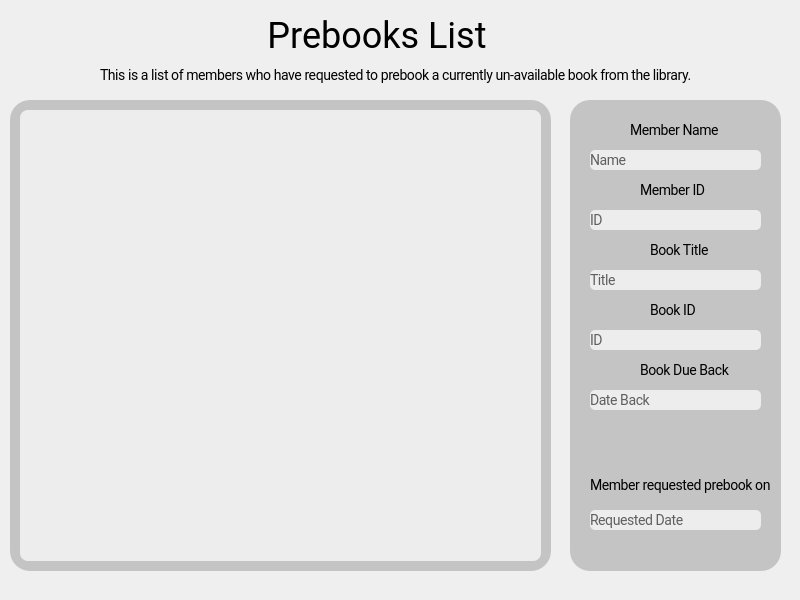
<?xml version="1.0" encoding="UTF-8"?>
<ui version="4.0">
 <class>meb_prebook</class>
 <widget class="QDialog" name="meb_prebook">
  <property name="geometry">
   <rect>
    <x>0</x>
    <y>0</y>
    <width>800</width>
    <height>600</height>
   </rect>
  </property>
  <property name="windowTitle">
   <string>Dialog</string>
  </property>
  <widget class="QLabel" name="labelPrebookListText">
   <property name="geometry">
    <rect>
     <x>197</x>
     <y>20</y>
     <width>360</width>
     <height>30</height>
    </rect>
   </property>
   <property name="styleSheet">
    <string notr="true">/*Text*/

position: absolute;
width: 164px;
height: 56px;
left: 112px;
top: 47px;

font-family: Roboto;
font-style: normal;
font-weight: normal;
font-size: 36px;
line-height: 56px;
display: flex;
align-items: center;
text-align: center;</string>
   </property>
   <property name="text">
    <string>Prebooks List</string>
   </property>
   <property name="alignment">
    <set>Qt::AlignCenter</set>
   </property>
  </widget>
  <widget class="QListWidget" name="ItemPrebook">
   <property name="geometry">
    <rect>
     <x>20</x>
     <y>110</y>
     <width>521</width>
     <height>451</height>
    </rect>
   </property>
   <property name="styleSheet">
    <string notr="true">/*Border 2 */


position: absolute;
width: 560px;
height: 45px;
left: 53px;
top: 142px;

background: #EDEDED;
border-radius: 8px;

/*Text*/

position: absolute;
width: 305px;
height: 31px;
left: 115px;
top: 153px;

font-family: Roboto;
font-style: normal;
font-weight: normal;
font-size: 18px;
line-height: 22px;
/* or 92% */

letter-spacing: -0.408px;

color: #868181;</string>
   </property>
  </widget>
  <widget class="QLabel" name="labelGreyBorderPB">
   <property name="geometry">
    <rect>
     <x>10</x>
     <y>100</y>
     <width>541</width>
     <height>471</height>
    </rect>
   </property>
   <property name="styleSheet">
    <string notr="true">position: absolute;
width: 613px;
height: 104px;
left: 34px;
top: 112px;

background: #C4C4C4;
border-radius: 20px;</string>
   </property>
   <property name="text">
    <string/>
   </property>
  </widget>
  <widget class="QLabel" name="labelGreyBorderPB_2">
   <property name="geometry">
    <rect>
     <x>570</x>
     <y>100</y>
     <width>211</width>
     <height>471</height>
    </rect>
   </property>
   <property name="styleSheet">
    <string notr="true">position: absolute;
width: 613px;
height: 104px;
left: 34px;
top: 112px;

background: #C4C4C4;
border-radius: 20px;</string>
   </property>
   <property name="text">
    <string/>
   </property>
  </widget>
  <widget class="QLabel" name="label">
   <property name="geometry">
    <rect>
     <x>100</x>
     <y>60</y>
     <width>631</width>
     <height>31</height>
    </rect>
   </property>
   <property name="styleSheet">
    <string notr="true">position: absolute;
width: 104px;
height: 28px;
left: 65px;
top: 136px;

font-family: Roboto;
font-style: normal;
font-weight: normal;
font-size: 14px;
line-height: 22px;
/* or 92% */

text-align: center;
letter-spacing: -0.408px;
</string>
   </property>
   <property name="text">
    <string>This is a list of members who have requested to prebook a currently un-available book from the library.</string>
   </property>
  </widget>
  <widget class="QLabel" name="label_2">
   <property name="geometry">
    <rect>
     <x>630</x>
     <y>120</y>
     <width>101</width>
     <height>20</height>
    </rect>
   </property>
   <property name="styleSheet">
    <string notr="true">position: absolute;
width: 104px;
height: 28px;
left: 65px;
top: 136px;

font-family: Roboto;
font-style: normal;
font-weight: normal;
font-size: 14px;
line-height: 22px;
/* or 92% */

text-align: center;
letter-spacing: -0.408px;
</string>
   </property>
   <property name="text">
    <string>Member Name</string>
   </property>
  </widget>
  <widget class="QLabel" name="lbName">
   <property name="geometry">
    <rect>
     <x>590</x>
     <y>150</y>
     <width>171</width>
     <height>20</height>
    </rect>
   </property>
   <property name="styleSheet">
    <string notr="true">position: absolute;
width: 560px;
height: 45px;
left: 53px;
top: 142px;

background: #EDEDED;
border-radius: 5px;

/*Text*/

position: absolute;
width: 305px;
height: 31px;
left: 115px;
top: 153px;

font-family: Roboto;
font-style: normal;
font-weight: normal;
font-size: 14px;
line-height: 22px;
/* or 92% */

letter-spacing: -0.408px;

color: #605E5E;</string>
   </property>
   <property name="text">
    <string>Name</string>
   </property>
  </widget>
  <widget class="QLabel" name="label_4">
   <property name="geometry">
    <rect>
     <x>640</x>
     <y>180</y>
     <width>101</width>
     <height>20</height>
    </rect>
   </property>
   <property name="styleSheet">
    <string notr="true">position: absolute;
width: 104px;
height: 28px;
left: 65px;
top: 136px;

font-family: Roboto;
font-style: normal;
font-weight: normal;
font-size: 14px;
line-height: 22px;
/* or 92% */

text-align: center;
letter-spacing: -0.408px;
</string>
   </property>
   <property name="text">
    <string>Member ID</string>
   </property>
  </widget>
  <widget class="QLabel" name="lbMID">
   <property name="geometry">
    <rect>
     <x>590</x>
     <y>210</y>
     <width>171</width>
     <height>20</height>
    </rect>
   </property>
   <property name="styleSheet">
    <string notr="true">position: absolute;
width: 560px;
height: 45px;
left: 53px;
top: 142px;

background: #EDEDED;
border-radius: 5px;

/*Text*/

position: absolute;
width: 305px;
height: 31px;
left: 115px;
top: 153px;

font-family: Roboto;
font-style: normal;
font-weight: normal;
font-size: 14px;
line-height: 22px;
/* or 92% */

letter-spacing: -0.408px;

color: #605E5E;</string>
   </property>
   <property name="text">
    <string>ID</string>
   </property>
  </widget>
  <widget class="QLabel" name="label_6">
   <property name="geometry">
    <rect>
     <x>650</x>
     <y>240</y>
     <width>101</width>
     <height>20</height>
    </rect>
   </property>
   <property name="styleSheet">
    <string notr="true">position: absolute;
width: 104px;
height: 28px;
left: 65px;
top: 136px;

font-family: Roboto;
font-style: normal;
font-weight: normal;
font-size: 14px;
line-height: 22px;
/* or 92% */

text-align: center;
letter-spacing: -0.408px;
</string>
   </property>
   <property name="text">
    <string>Book Title</string>
   </property>
  </widget>
  <widget class="QLabel" name="lbTitle">
   <property name="geometry">
    <rect>
     <x>590</x>
     <y>270</y>
     <width>171</width>
     <height>20</height>
    </rect>
   </property>
   <property name="styleSheet">
    <string notr="true">position: absolute;
width: 560px;
height: 45px;
left: 53px;
top: 142px;

background: #EDEDED;
border-radius: 5px;

/*Text*/

position: absolute;
width: 305px;
height: 31px;
left: 115px;
top: 153px;

font-family: Roboto;
font-style: normal;
font-weight: normal;
font-size: 14px;
line-height: 22px;
/* or 92% */

letter-spacing: -0.408px;

color: #605E5E;</string>
   </property>
   <property name="text">
    <string>Title</string>
   </property>
  </widget>
  <widget class="QLabel" name="label_8">
   <property name="geometry">
    <rect>
     <x>650</x>
     <y>300</y>
     <width>101</width>
     <height>20</height>
    </rect>
   </property>
   <property name="styleSheet">
    <string notr="true">position: absolute;
width: 104px;
height: 28px;
left: 65px;
top: 136px;

font-family: Roboto;
font-style: normal;
font-weight: normal;
font-size: 14px;
line-height: 22px;
/* or 92% */

text-align: center;
letter-spacing: -0.408px;
</string>
   </property>
   <property name="text">
    <string>Book ID</string>
   </property>
  </widget>
  <widget class="QLabel" name="lbBID">
   <property name="geometry">
    <rect>
     <x>590</x>
     <y>330</y>
     <width>171</width>
     <height>20</height>
    </rect>
   </property>
   <property name="styleSheet">
    <string notr="true">position: absolute;
width: 560px;
height: 45px;
left: 53px;
top: 142px;

background: #EDEDED;
border-radius: 5px;

/*Text*/

position: absolute;
width: 305px;
height: 31px;
left: 115px;
top: 153px;

font-family: Roboto;
font-style: normal;
font-weight: normal;
font-size: 14px;
line-height: 22px;
/* or 92% */

letter-spacing: -0.408px;

color: #605E5E;</string>
   </property>
   <property name="text">
    <string>ID</string>
   </property>
  </widget>
  <widget class="QLabel" name="label_10">
   <property name="geometry">
    <rect>
     <x>640</x>
     <y>360</y>
     <width>101</width>
     <height>20</height>
    </rect>
   </property>
   <property name="styleSheet">
    <string notr="true">position: absolute;
width: 104px;
height: 28px;
left: 65px;
top: 136px;

font-family: Roboto;
font-style: normal;
font-weight: normal;
font-size: 14px;
line-height: 22px;
/* or 92% */

text-align: center;
letter-spacing: -0.408px;
</string>
   </property>
   <property name="text">
    <string>Book Due Back</string>
   </property>
  </widget>
  <widget class="QLabel" name="lbDB">
   <property name="geometry">
    <rect>
     <x>590</x>
     <y>390</y>
     <width>171</width>
     <height>20</height>
    </rect>
   </property>
   <property name="styleSheet">
    <string notr="true">position: absolute;
width: 560px;
height: 45px;
left: 53px;
top: 142px;

background: #EDEDED;
border-radius: 5px;

/*Text*/

position: absolute;
width: 305px;
height: 31px;
left: 115px;
top: 153px;

font-family: Roboto;
font-style: normal;
font-weight: normal;
font-size: 14px;
line-height: 22px;
/* or 92% */

letter-spacing: -0.408px;

color: #605E5E;</string>
   </property>
   <property name="text">
    <string>Date Back</string>
   </property>
  </widget>
  <widget class="QLabel" name="label_12">
   <property name="geometry">
    <rect>
     <x>590</x>
     <y>470</y>
     <width>191</width>
     <height>31</height>
    </rect>
   </property>
   <property name="styleSheet">
    <string notr="true">position: absolute;
width: 104px;
height: 28px;
left: 65px;
top: 136px;

font-family: Roboto;
font-style: normal;
font-weight: normal;
font-size: 14px;
line-height: 22px;
/* or 92% */

text-align: center;
letter-spacing: -0.408px;
</string>
   </property>
   <property name="text">
    <string>Member requested prebook on</string>
   </property>
  </widget>
  <widget class="QLabel" name="lbRD">
   <property name="geometry">
    <rect>
     <x>590</x>
     <y>510</y>
     <width>171</width>
     <height>20</height>
    </rect>
   </property>
   <property name="styleSheet">
    <string notr="true">position: absolute;
width: 560px;
height: 45px;
left: 53px;
top: 142px;

background: #EDEDED;
border-radius: 5px;

/*Text*/

position: absolute;
width: 305px;
height: 31px;
left: 115px;
top: 153px;

font-family: Roboto;
font-style: normal;
font-weight: normal;
font-size: 14px;
line-height: 22px;
/* or 92% */

letter-spacing: -0.408px;

color: #605E5E;</string>
   </property>
   <property name="text">
    <string>Requested Date</string>
   </property>
  </widget>
  <zorder>labelGreyBorderPB</zorder>
  <zorder>labelPrebookListText</zorder>
  <zorder>ItemPrebook</zorder>
  <zorder>labelGreyBorderPB_2</zorder>
  <zorder>label</zorder>
  <zorder>label_2</zorder>
  <zorder>lbName</zorder>
  <zorder>label_4</zorder>
  <zorder>lbMID</zorder>
  <zorder>label_6</zorder>
  <zorder>lbTitle</zorder>
  <zorder>label_8</zorder>
  <zorder>lbBID</zorder>
  <zorder>label_10</zorder>
  <zorder>lbDB</zorder>
  <zorder>label_12</zorder>
  <zorder>lbRD</zorder>
 </widget>
 <resources/>
 <connections/>
</ui>
